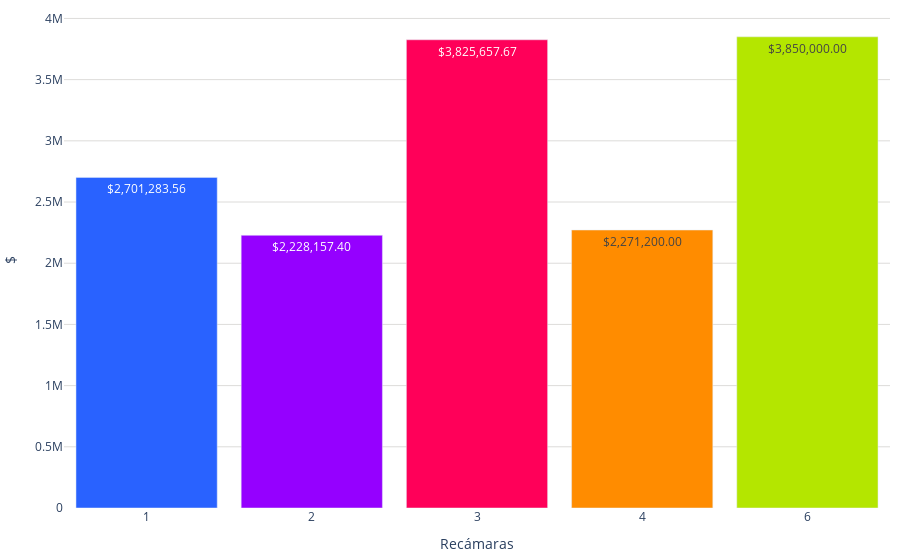

Notebook cell for this chart:
### Code cell
import pandas as pd
import plotly.graph_objects as go
import locale

# Establecer configuración regional para el formato de precios
locale.setlocale(locale.LC_ALL, '')

# Definir función para formatear precios
def format_price(price):
    return locale.currency(price, grouping=True)

# Crear una lista de etiquetas para el eje x
etiquetas = [str(recamaras) if recamaras != 16 else '16+' for recamaras in df_promedio_depas['Recamaras']]

# Obtener los precios y el número de recámaras
precios = df_promedio_depas['precio']

# Crear el texto con los precios formateados
text_precios = [format_price(precio) for precio in precios]

colores = ['#2962ff', '#9500ff', '#ff0059', '#ff8c00', '#b4e600', '#2EC2A2','#E50CB6','#4225CF','#2CBA4D','#2962ff', '#9500ff', '#ff0059']

fig = go.Figure()
fig.add_trace(go.Bar(
    x=etiquetas,
    y=precios,
    text=text_precios,
    marker_color=colores,
    textposition='auto' 
))
fig.update_layout(
    #title='Precio promedio por número de baños',
    xaxis=dict(title='Recámaras'),
    yaxis=dict(title='$', gridcolor='#dddcda', ),
    bargap=0.1,
    bargroupgap=0.05,
    plot_bgcolor='rgba(0,0,0,0)',
    margin=dict(l=10, r=10, t=10, b=10),  # Ajusta los márgenes (left, right, top, bottom)        
)

fig.show()

### Figure 1 — Plotly figure (JSON) as saved in the notebook; plotly's stock layout.template omitted (floating-point values rounded to 4 significant figures)
{"data": [{"marker": {"color": ["#2962ff", "#9500ff", "#ff0059", "#ff8c00", "#b4e600", "#2EC2A2", "#E50CB6", "#4225CF", "#2CBA4D", "#2962ff", "#9500ff", "#ff0059"]}, "text": ["$2,701,283.56", "$2,228,157.40", "$3,825,657.67", "$2,271,200.00", "$3,850,000.00"], "textposition": "auto", "type": "bar", "x": ["1", "2", "3", "4", "6"], "y": [2701000.0, 2228000.0, 3826000.0, 2271200, 3850000]}], "layout": {"bargap": 0.1, "bargroupgap": 0.05, "margin": {"b": 10, "l": 10, "r": 10, "t": 10}, "plot_bgcolor": "rgba(0,0,0,0)", "xaxis": {"title": {"text": "Recámaras"}}, "yaxis": {"gridcolor": "#dddcda", "title": {"text": "$"}}}}
